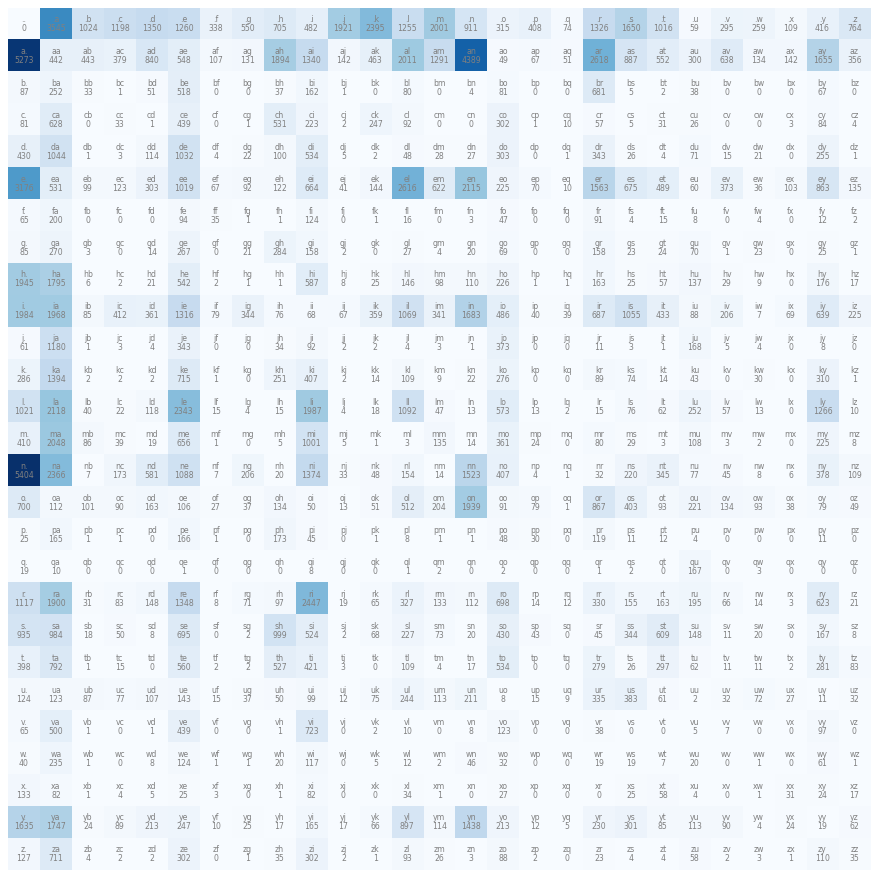

The script that saved this image:
# bigram language model by counting: P(next char | current char) straight from the data

import numpy as np

from data import load_words, build_vocab, split_words, build_dataset


def count_bigrams(X, Y, vocab_size):
    N = np.zeros((vocab_size, vocab_size), dtype=np.int64)
    np.add.at(N, (X[:, 0], Y), 1)
    return N


def probs_from_counts(N, smoothing=1):
    # add-one smoothing so no bigram has probability 0 (that would be infinite loss)
    P = (N + smoothing).astype(np.float64)
    return P / P.sum(axis=1, keepdims=True)


def nll(P, X, Y):
    # average negative log likelihood: the number we're trying to minimize
    return -np.log(P[X[:, 0], Y]).mean()


def sample(P, itos, n=10, seed=2147483647):
    rng = np.random.default_rng(seed)
    out = []
    for _ in range(n):
        ix, name = 0, []
        while True:
            ix = rng.choice(len(P), p=P[ix])
            if ix == 0:
                break
            name.append(itos[ix])
        out.append(''.join(name))
    return out


def plot_counts(N, itos, path='bigram_counts.png'):
    import matplotlib.pyplot as plt

    V = len(itos)
    plt.figure(figsize=(14, 14))
    plt.imshow(N, cmap='Blues')
    for i in range(V):
        for j in range(V):
            plt.text(j, i, itos[i] + itos[j], ha='center', va='bottom', color='gray', fontsize=7)
            plt.text(j, i, N[i, j], ha='center', va='top', color='gray', fontsize=7)
    plt.axis('off')
    plt.savefig(path, dpi=80, bbox_inches='tight')
    print(f"saved {path}")


if __name__ == '__main__':
    words = load_words()
    stoi, itos = build_vocab(words)
    train_w, val_w, test_w = split_words(words)
    print(f"{len(words)} words, vocab size {len(stoi)}, split {len(train_w)}/{len(val_w)}/{len(test_w)}")

    Xtr, Ytr = build_dataset(train_w, stoi, block_size=1)
    Xva, Yva = build_dataset(val_w, stoi, block_size=1)

    N = count_bigrams(Xtr, Ytr, len(stoi))
    P = probs_from_counts(N)

    print(f"train nll {nll(P, Xtr, Ytr):.4f}")
    print(f"val nll   {nll(P, Xva, Yva):.4f}")
    print(f"(uniform guessing would be {np.log(len(stoi)):.4f})")

    print("\nsamples:")
    for s in sample(P, itos):
        print(" ", s)

    plot_counts(N, itos)
